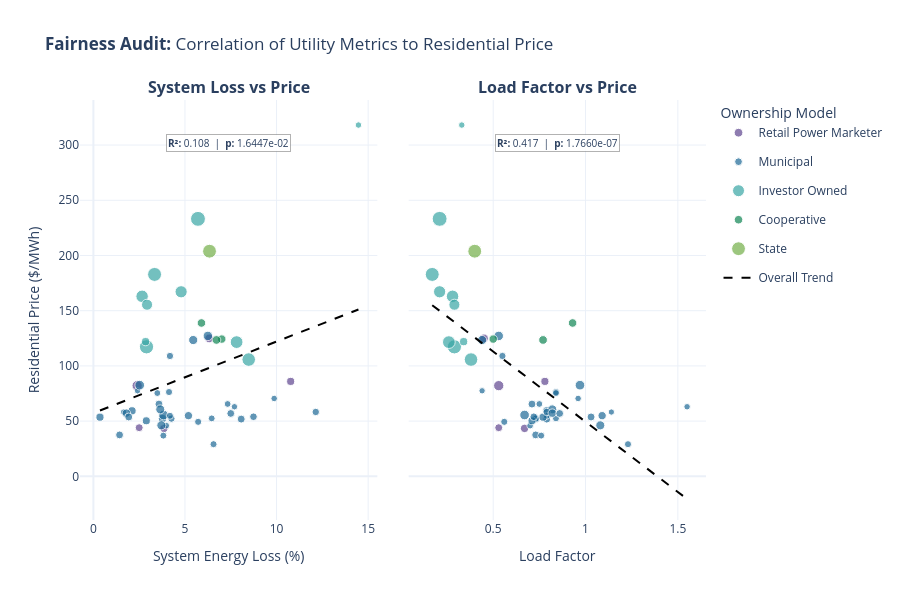

The code cell stored with this chart in its notebook:
### Markdown cell above
---
## 5. Fairness Audit — Efficiency vs. Residential Price

This is the central test of the research question, presented as two side-by-side scatter plots sharing a y-axis (residential price). Each plot approaches inefficiency from a different angle:

| Plot | X-axis | What it tests |
|---|---|---|
| Left | `SystemLossPercentage` | Does wasted energy in the grid cost residential customers more? |
| Right | `LoadFactor` | Does underutilized infrastructure translate to higher per-MWh costs? |

> **Filtering note:** This chart excludes utilities with zero system loss or zero load factor. These edge cases typically represent pass-through entities (pure resellers) or data reporting anomalies — including them would distort the OLS fit.

### Code cell
# Keep residential utilities that are using energy (instead of ONLY reseale, etc.)
residential_lf_sys_loss_df = data_util.get_residential_sys_loss(ny_df)
residential_lf_sys_loss_df = data_util.get_residential_load_factor(
    residential_lf_sys_loss_df).round(2)

dual_y_scatter = plot_util.get_fairness_dual_y_scatter_plot(
    residential_lf_sys_loss_df)

dual_y_scatter.show()

### Figure 1 — Plotly figure (JSON) as saved in the notebook; plotly's stock layout.template omitted (floating-point values rounded to 4 significant figures)
{"data": [{"hovertemplate": "<b>%{hovertext}</b><br>Loss: %{x}%<br>Price: $%{y}<extra></extra>", "hovertext": ["Agway Energy Services, LLC", "Energy Coop of New York, Inc", "Robison Energy, LLC", "EnergyMark, LLC", "South Bay Energy Corp."], "marker": {"color": "rgb(95, 70, 144)", "size": [10.27, 8.439, 8.107, 7.984, 8.851]}, "mode": "markers", "name": "Retail Power Marketer", "showlegend": true, "type": "scatter", "x": [2.39, 3.85, 10.77, 2.5, 6.32], "xaxis": "x", "y": [82.13, 43.44, 85.96, 44.04, 124.9], "yaxis": "y"}, {"hovertemplate": "<b>%{hovertext}</b><br>Loss: %{x}%<br>Price: $%{y}<extra></extra>", "hovertext": ["Village of Arcade - (NY)", "Village of Akron - (NY)", "Village of Angelica - (NY)", "Bath Electric Gas & Water", "Village of Bergen - (NY)", "Village of Boonville - (NY)", "Village of Brocton - (NY)", "Village of Castile - (NY)", "Village of Endicott - (NY)", "Village of Fairport - (NY)", "Village of Freeport - (NY)", "Village of Green Island - (NY)", "Village of Greene - (NY)", "Village of Groton - (NY)", "Village of Hamilton - (NY)", "Village of Ilion - (NY)", "Jamestown Board of Public Util", "Lake Placid Village, Inc - (NY)", "Village of Little Valley - (NY)", "Village of Marathon - (NY)", "Town of Massena - (NY)", "Village of Mayville - (NY)", "Village of Penn Yan - (NY)", "City of Plattsburgh - (NY)", "Village of Richmondville - (NY)", "Village of Rockville Centre - (NY)", "Village of Rouses Point - (NY)", "City of Salamanca - (NY)", "City of Sherrill - (NY)", "Village of Solvay - (NY)", "Village of Springville - (NY)", "Village of Tupper Lake - (NY)", "Village of Watkins Glen - (NY)", "Village of Westfield - (NY)"], "marker": {"color": "rgb(29, 105, 150)", "size": [8.206, 7.274, 6.469, 8.242, 6.335, 7.964, 6.668, 6.292, 7.933, 9.69, 9.47, 7.308, 7.013, 6.886, 7.136, 8.169, 9.697, 8.308, 7.127, 6.538, 9.011, 6.793, 7.874, 9.08, 6.851, 9.177, 7.071, 8.027, 7.456, 8.453, 7.666, 7.985, 6.974, 7.823]}, "mode": "markers", "name": "Municipal", "showlegend": true, "type": "scatter", "x": [3.77, 4.26, 7.7, 2.11, 2.41, 8.07, 3.98, 1.65, 3.58, 3.83, 6.25, 4.18, 4.18, 6.46, 5.72, 0.36, 2.53, 5.19, 4.13, 9.87, 3.65, 7.33, 1.43, 3.71, 3.49, 5.45, 6.56, 2.89, 12.14, 1.8, 8.74, 1.93, 3.82, 7.5], "xaxis": "x", "y": [52.34, 52.23, 63.0, 59.32, 77.46, 51.83, 45.89, 58.23, 65.44, 55.53, 127.2, 109.0, 54.85, 52.48, 49.34, 53.57, 82.54, 54.93, 76.33, 70.51, 60.64, 65.53, 37.49, 46.17, 75.41, 123.4, 29.1, 50.3, 58.28, 57.22, 53.94, 53.75, 36.87, 56.94], "yaxis": "y"}, {"hovertemplate": "<b>%{hovertext}</b><br>Loss: %{x}%<br>Price: $%{y}<extra></extra>", "hovertext": ["Central Hudson Gas & Elec Corp", "Consolidated Edison Co-NY Inc", "Fishers Island Utility Co Inc", "Massachusetts Electric Co", "New York State Elec & Gas Corp", "Niagara Mohawk Power Corp.", "Orange & Rockland Utils Inc", "Pike County Light & Power Co", "Rochester Gas & Electric Corp", "Rockland Electric Co"], "marker": {"color": "rgb(56, 166, 165)", "size": [12.47, 14.9, 6.472, 13.96, 13.56, 14.23, 12.22, 8.248, 12.74, 11.07]}, "mode": "markers", "name": "Investor Owned", "showlegend": true, "type": "scatter", "x": [2.66, 5.71, 14.47, 3.34, 8.48, 2.9, 4.79, 2.85, 7.82, 2.93], "xaxis": "x", "y": [163.0, 233.2, 318.1, 182.8, 105.7, 117.3, 167.1, 122.0, 121.5, 155.4], "yaxis": "y"}, {"hovertemplate": "<b>%{hovertext}</b><br>Loss: %{x}%<br>Price: $%{y}<extra></extra>", "hovertext": ["Delaware County Elec Coop Inc", "Otsego Electric Coop, Inc", "Steuben Rural Elec Coop, Inc"], "marker": {"color": "rgb(15, 133, 84)", "size": [8.577, 8.411, 8.716]}, "mode": "markers", "name": "Cooperative", "showlegend": true, "type": "scatter", "x": [5.9, 7.01, 6.72], "xaxis": "x", "y": [138.9, 124.3, 123.5], "yaxis": "y"}, {"hovertemplate": "<b>%{hovertext}</b><br>Loss: %{x}%<br>Price: $%{y}<extra></extra>", "hovertext": ["Long Island Power Authority"], "marker": {"color": "rgb(115, 175, 72)", "size": [13.83]}, "mode": "markers", "name": "State", "showlegend": true, "type": "scatter", "x": [6.34], "xaxis": "x", "y": [203.9], "yaxis": "y"}, {"hoverinfo": "skip", "legendgroup": "trendline", "line": {"color": "black", "dash": "dash", "width": 2}, "mode": "lines", "name": "Overall Trend", "showlegend": true, "type": "scatter", "x": [0.36, 14.47], "xaxis": "x", "y": [59.58, 151.1], "yaxis": "y"}, {"hovertemplate": "<b>%{hovertext}</b><br>Load: %{x}<br>Price: $%{y}<extra></extra>", "hovertext": ["Agway Energy Services, LLC", "Energy Coop of New York, Inc", "Robison Energy, LLC", "EnergyMark, LLC", "South Bay Energy Corp."], "marker": {"color": "rgb(95, 70, 144)", "size": [10.27, 8.439, 8.107, 7.984, 8.851]}, "mode": "markers", "name": "Retail Power Marketer", "showlegend": false, "type": "scatter", "x": [0.53, 0.67, 0.78, 0.53, 0.45], "xaxis": "x2", "y": [82.13, 43.44, 85.96, 44.04, 124.9], "yaxis": "y2"}, {"hovertemplate": "<b>%{hovertext}</b><br>Load: %{x}<br>Price: $%{y}<extra></extra>", "hovertext": ["Village of Arcade - (NY)", "Village of Akron - (NY)", "Village of Angelica - (NY)", "Bath Electric Gas & Water", "Village of Bergen - (NY)", "Village of Boonville - (NY)", "Village of Brocton - (NY)", "Village of Castile - (NY)", "Village of Endicott - (NY)", "Village of Fairport - (NY)", "Village of Freeport - (NY)", "Village of Green Island - (NY)", "Village of Greene - (NY)", "Village of Groton - (NY)", "Village of Hamilton - (NY)", "Village of Ilion - (NY)", "Jamestown Board of Public Util", "Lake Placid Village, Inc - (NY)", "Village of Little Valley - (NY)", "Village of Marathon - (NY)", "Town of Massena - (NY)", "Village of Mayville - (NY)", "Village of Penn Yan - (NY)", "City of Plattsburgh - (NY)", "Village of Richmondville - (NY)", "Village of Rockville Centre - (NY)", "Village of Rouses Point - (NY)", "City of Salamanca - (NY)", "City of Sherrill - (NY)", "Village of Solvay - (NY)", "Village of Springville - (NY)", "Village of Tupper Lake - (NY)", "Village of Watkins Glen - (NY)", "Village of Westfield - (NY)"], "marker": {"color": "rgb(29, 105, 150)", "size": [8.206, 7.274, 6.469, 8.242, 6.335, 7.964, 6.668, 6.292, 7.933, 9.69, 9.47, 7.308, 7.013, 6.886, 7.136, 8.169, 9.697, 8.308, 7.127, 6.538, 9.011, 6.793, 7.874, 9.08, 6.851, 9.177, 7.071, 8.027, 7.456, 8.453, 7.666, 7.985, 6.974, 7.823]}, "mode": "markers", "name": "Municipal", "showlegend": false, "type": "scatter", "x": [0.73, 0.73, 1.55, 0.79, 0.44, 0.79, 0.7, 1.14, 0.71, 0.67, 0.53, 0.55, 0.79, 0.84, 0.56, 0.77, 0.97, 1.09, 0.84, 0.96, 0.82, 0.75, 0.73, 1.08, 0.84, 0.44, 1.23, 0.71, 0.79, 0.82, 0.72, 1.03, 0.76, 0.86], "xaxis": "x2", "y": [52.34, 52.23, 63.0, 59.32, 77.46, 51.83, 45.89, 58.23, 65.44, 55.53, 127.2, 109.0, 54.85, 52.48, 49.34, 53.57, 82.54, 54.93, 76.33, 70.51, 60.64, 65.53, 37.49, 46.17, 75.41, 123.4, 29.1, 50.3, 58.28, 57.22, 53.94, 53.75, 36.87, 56.94], "yaxis": "y2"}, {"hovertemplate": "<b>%{hovertext}</b><br>Load: %{x}<br>Price: $%{y}<extra></extra>", "hovertext": ["Central Hudson Gas & Elec Corp", "Consolidated Edison Co-NY Inc", "Fishers Island Utility Co Inc", "Massachusetts Electric Co", "New York State Elec & Gas Corp", "Niagara Mohawk Power Corp.", "Orange & Rockland Utils Inc", "Pike County Light & Power Co", "Rochester Gas & Electric Corp", "Rockland Electric Co"], "marker": {"color": "rgb(56, 166, 165)", "size": [12.47, 14.9, 6.472, 13.96, 13.56, 14.23, 12.22, 8.248, 12.74, 11.07]}, "mode": "markers", "name": "Investor Owned", "showlegend": false, "type": "scatter", "x": [0.28, 0.21, 0.33, 0.17, 0.38, 0.29, 0.21, 0.34, 0.26, 0.29], "xaxis": "x2", "y": [163.0, 233.2, 318.1, 182.8, 105.7, 117.3, 167.1, 122.0, 121.5, 155.4], "yaxis": "y2"}, {"hovertemplate": "<b>%{hovertext}</b><br>Load: %{x}<br>Price: $%{y}<extra></extra>", "hovertext": ["Delaware County Elec Coop Inc", "Otsego Electric Coop, Inc", "Steuben Rural Elec Coop, Inc"], "marker": {"color": "rgb(15, 133, 84)", "size": [8.577, 8.411, 8.716]}, "mode": "markers", "name": "Cooperative", "showlegend": false, "type": "scatter", "x": [0.93, 0.5, 0.77], "xaxis": "x2", "y": [138.9, 124.3, 123.5], "yaxis": "y2"}, {"hovertemplate": "<b>%{hovertext}</b><br>Load: %{x}<br>Price: $%{y}<extra></extra>", "hovertext": ["Long Island Power Authority"], "marker": {"color": "rgb(115, 175, 72)", "size": [13.83]}, "mode": "markers", "name": "State", "showlegend": false, "type": "scatter", "x": [0.4], "xaxis": "x2", "y": [203.9], "yaxis": "y2"}, {"hoverinfo": "skip", "legendgroup": "trendline", "line": {"color": "black", "dash": "dash", "width": 2}, "mode": "lines", "name": "Overall Trend", "showlegend": false, "type": "scatter", "x": [0.17, 1.55], "xaxis": "x2", "y": [155.0, -20.53], "yaxis": "y2"}], "layout": {"annotations": [{"font": {"size": 16}, "showarrow": false, "text": "<b>System Loss vs Price</b>", "x": 0.2375, "xanchor": "center", "xref": "paper", "y": 1, "yanchor": "bottom", "yref": "paper"}, {"font": {"size": 16}, "showarrow": false, "text": "<b>Load Factor vs Price</b>", "x": 0.7625, "xanchor": "center", "xref": "paper", "y": 1, "yanchor": "bottom", "yref": "paper"}, {"align": "center", "bgcolor": "rgba(255, 255, 255, 0.85)", "bordercolor": "rgba(0,0,0,0.3)", "borderwidth": 1, "font": {"size": 10}, "showarrow": false, "text": "<b>R²:</b> 0.108  |  <b>p:</b> 1.6447e-02", "x": 0.5, "xanchor": "center", "xref": "x domain", "y": 0.92, "yanchor": "top", "yref": "y domain"}, {"align": "center", "bgcolor": "rgba(255, 255, 255, 0.85)", "bordercolor": "rgba(0,0,0,0.3)", "borderwidth": 1, "font": {"size": 10}, "showarrow": false, "text": "<b>R²:</b> 0.417  |  <b>p:</b> 1.7660e-07", "x": 0.5, "xanchor": "center", "xref": "x2 domain", "y": 0.92, "yanchor": "top", "yref": "y domain"}], "height": 600, "legend": {"title": {"text": "Ownership Model"}}, "title": {"text": "<b>Fairness Audit:</b> Correlation of Utility Metrics to Residential Price"}, "xaxis": {"anchor": "y", "domain": [0, 0.475], "title": {"text": "System Energy Loss (%)"}}, "xaxis2": {"anchor": "y2", "domain": [0.525, 1], "title": {"text": "Load Factor"}}, "yaxis": {"anchor": "x", "domain": [0, 1], "title": {"text": "Residential Price ($/MWh)"}}, "yaxis2": {"anchor": "x2", "domain": [0, 1], "matches": "y", "showticklabels": false}}}
